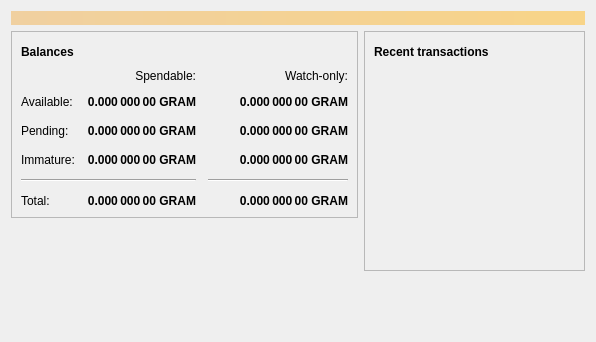
<?xml version="1.0" encoding="UTF-8"?>
<ui version="4.0">
 <class>OverviewPage</class>
 <widget class="QWidget" name="OverviewPage">
  <property name="geometry">
   <rect>
    <x>0</x>
    <y>0</y>
    <width>596</width>
    <height>342</height>
   </rect>
  </property>
  <property name="windowTitle">
   <string>Form</string>
  </property>
  <layout class="QVBoxLayout" name="topLayout">
   <item>
    <widget class="QLabel" name="labelAlerts">
     <property name="visible">
      <bool>false</bool>
     </property>
     <property name="styleSheet">
      <string notr="true">QLabel { background-color: qlineargradient(x1: 0, y1: 0, x2: 1, y2: 0, stop:0 #F0D0A0, stop:1 #F8D488); color:#000000; }</string>
     </property>
     <property name="wordWrap">
      <bool>true</bool>
     </property>
     <property name="margin">
      <number>3</number>
     </property>
     <property name="textInteractionFlags">
      <set>Qt::TextSelectableByMouse</set>
     </property>
    </widget>
   </item>
   <item>
    <layout class="QHBoxLayout" name="horizontalLayout" stretch="1,1">
     <item>
      <layout class="QVBoxLayout" name="verticalLayout_2">
       <item>
        <widget class="QFrame" name="frame">
         <property name="frameShape">
          <enum>QFrame::StyledPanel</enum>
         </property>
         <property name="frameShadow">
          <enum>QFrame::Raised</enum>
         </property>
         <layout class="QVBoxLayout" name="verticalLayout_4">
          <item>
           <layout class="QHBoxLayout" name="horizontalLayout_4">
            <item>
             <widget class="QLabel" name="label_5">
              <property name="font">
               <font>
                <weight>75</weight>
                <bold>true</bold>
               </font>
              </property>
              <property name="text">
               <string>Balances</string>
              </property>
             </widget>
            </item>
            <item>
             <widget class="QPushButton" name="labelWalletStatus">
              <property name="enabled">
               <bool>true</bool>
              </property>
              <property name="maximumSize">
               <size>
                <width>30</width>
                <height>16777215</height>
               </size>
              </property>
              <property name="toolTip">
               <string>The displayed information may be out of date. Your wallet automatically synchronizes with the GRAM network after a connection is established, but this process has not completed yet.</string>
              </property>
              <property name="text">
               <string/>
              </property>
              <property name="icon">
               <iconset resource="../gram.qrc">
                <normaloff>:/icons/warning</normaloff>
                <disabledoff>:/icons/warning</disabledoff>:/icons/warning</iconset>
              </property>
              <property name="iconSize">
               <size>
                <width>24</width>
                <height>24</height>
               </size>
              </property>
              <property name="flat">
               <bool>true</bool>
              </property>
             </widget>
            </item>
            <item>
             <spacer name="horizontalSpacer_3">
              <property name="orientation">
               <enum>Qt::Horizontal</enum>
              </property>
              <property name="sizeHint" stdset="0">
               <size>
                <width>40</width>
                <height>20</height>
               </size>
              </property>
             </spacer>
            </item>
           </layout>
          </item>
          <item>
           <layout class="QGridLayout" name="gridLayout">
            <property name="spacing">
             <number>12</number>
            </property>
            <item row="2" column="2">
             <widget class="QLabel" name="labelWatchPending">
              <property name="font">
               <font>
                <weight>75</weight>
                <bold>true</bold>
               </font>
              </property>
              <property name="cursor">
               <cursorShape>IBeamCursor</cursorShape>
              </property>
              <property name="toolTip">
               <string>Unconfirmed transactions to watch-only addresses</string>
              </property>
              <property name="text">
               <string notr="true">0.000 000 00 GRAM</string>
              </property>
              <property name="alignment">
               <set>Qt::AlignRight|Qt::AlignTrailing|Qt::AlignVCenter</set>
              </property>
              <property name="textInteractionFlags">
               <set>Qt::LinksAccessibleByMouse|Qt::TextSelectableByKeyboard|Qt::TextSelectableByMouse</set>
              </property>
             </widget>
            </item>
            <item row="2" column="1">
             <widget class="QLabel" name="labelUnconfirmed">
              <property name="font">
               <font>
                <weight>75</weight>
                <bold>true</bold>
               </font>
              </property>
              <property name="cursor">
               <cursorShape>IBeamCursor</cursorShape>
              </property>
              <property name="toolTip">
               <string>Total of transactions that have yet to be confirmed, and do not yet count toward the spendable balance</string>
              </property>
              <property name="text">
               <string notr="true">0.000 000 00 GRAM</string>
              </property>
              <property name="alignment">
               <set>Qt::AlignRight|Qt::AlignTrailing|Qt::AlignVCenter</set>
              </property>
              <property name="textInteractionFlags">
               <set>Qt::LinksAccessibleByMouse|Qt::TextSelectableByKeyboard|Qt::TextSelectableByMouse</set>
              </property>
             </widget>
            </item>
            <item row="3" column="2">
             <widget class="QLabel" name="labelWatchImmature">
              <property name="font">
               <font>
                <weight>75</weight>
                <bold>true</bold>
               </font>
              </property>
              <property name="cursor">
               <cursorShape>IBeamCursor</cursorShape>
              </property>
              <property name="toolTip">
               <string>Mined balance in watch-only addresses that has not yet matured</string>
              </property>
              <property name="text">
               <string notr="true">0.000 000 00 GRAM</string>
              </property>
              <property name="alignment">
               <set>Qt::AlignRight|Qt::AlignTrailing|Qt::AlignVCenter</set>
              </property>
              <property name="textInteractionFlags">
               <set>Qt::LinksAccessibleByMouse|Qt::TextSelectableByKeyboard|Qt::TextSelectableByMouse</set>
              </property>
             </widget>
            </item>
            <item row="4" column="0" colspan="2">
             <widget class="Line" name="line">
              <property name="orientation">
               <enum>Qt::Horizontal</enum>
              </property>
             </widget>
            </item>
            <item row="4" column="2">
             <widget class="Line" name="lineWatchBalance">
              <property name="sizePolicy">
               <sizepolicy hsizetype="Preferred" vsizetype="Fixed">
                <horstretch>0</horstretch>
                <verstretch>0</verstretch>
               </sizepolicy>
              </property>
              <property name="minimumSize">
               <size>
                <width>140</width>
                <height>0</height>
               </size>
              </property>
              <property name="orientation">
               <enum>Qt::Horizontal</enum>
              </property>
             </widget>
            </item>
            <item row="5" column="0">
             <widget class="QLabel" name="labelTotalText">
              <property name="text">
               <string>Total:</string>
              </property>
             </widget>
            </item>
            <item row="3" column="1">
             <widget class="QLabel" name="labelImmature">
              <property name="font">
               <font>
                <weight>75</weight>
                <bold>true</bold>
               </font>
              </property>
              <property name="cursor">
               <cursorShape>IBeamCursor</cursorShape>
              </property>
              <property name="toolTip">
               <string>Mined balance that has not yet matured</string>
              </property>
              <property name="text">
               <string notr="true">0.000 000 00 GRAM</string>
              </property>
              <property name="alignment">
               <set>Qt::AlignRight|Qt::AlignTrailing|Qt::AlignVCenter</set>
              </property>
              <property name="textInteractionFlags">
               <set>Qt::LinksAccessibleByMouse|Qt::TextSelectableByKeyboard|Qt::TextSelectableByMouse</set>
              </property>
             </widget>
            </item>
            <item row="2" column="3">
             <spacer name="horizontalSpacer_2">
              <property name="orientation">
               <enum>Qt::Horizontal</enum>
              </property>
              <property name="sizeHint" stdset="0">
               <size>
                <width>40</width>
                <height>20</height>
               </size>
              </property>
             </spacer>
            </item>
            <item row="3" column="0">
             <widget class="QLabel" name="labelImmatureText">
              <property name="text">
               <string>Immature:</string>
              </property>
             </widget>
            </item>
            <item row="5" column="1">
             <widget class="QLabel" name="labelTotal">
              <property name="font">
               <font>
                <weight>75</weight>
                <bold>true</bold>
               </font>
              </property>
              <property name="cursor">
               <cursorShape>IBeamCursor</cursorShape>
              </property>
              <property name="toolTip">
               <string>Your current total balance</string>
              </property>
              <property name="text">
               <string notr="true">0.000 000 00 GRAM</string>
              </property>
              <property name="alignment">
               <set>Qt::AlignRight|Qt::AlignTrailing|Qt::AlignVCenter</set>
              </property>
              <property name="textInteractionFlags">
               <set>Qt::LinksAccessibleByMouse|Qt::TextSelectableByKeyboard|Qt::TextSelectableByMouse</set>
              </property>
             </widget>
            </item>
            <item row="5" column="2">
             <widget class="QLabel" name="labelWatchTotal">
              <property name="font">
               <font>
                <weight>75</weight>
                <bold>true</bold>
               </font>
              </property>
              <property name="cursor">
               <cursorShape>IBeamCursor</cursorShape>
              </property>
              <property name="toolTip">
               <string>Current total balance in watch-only addresses</string>
              </property>
              <property name="text">
               <string notr="true">0.000 000 00 GRAM</string>
              </property>
              <property name="alignment">
               <set>Qt::AlignRight|Qt::AlignTrailing|Qt::AlignVCenter</set>
              </property>
              <property name="textInteractionFlags">
               <set>Qt::LinksAccessibleByMouse|Qt::TextSelectableByKeyboard|Qt::TextSelectableByMouse</set>
              </property>
             </widget>
            </item>
            <item row="0" column="2">
             <widget class="QLabel" name="labelWatchonly">
              <property name="text">
               <string>Watch-only:</string>
              </property>
              <property name="alignment">
               <set>Qt::AlignRight|Qt::AlignTrailing|Qt::AlignVCenter</set>
              </property>
             </widget>
            </item>
            <item row="1" column="0">
             <widget class="QLabel" name="labelBalanceText">
              <property name="text">
               <string>Available:</string>
              </property>
             </widget>
            </item>
            <item row="1" column="1">
             <widget class="QLabel" name="labelBalance">
              <property name="font">
               <font>
                <weight>75</weight>
                <bold>true</bold>
               </font>
              </property>
              <property name="cursor">
               <cursorShape>IBeamCursor</cursorShape>
              </property>
              <property name="toolTip">
               <string>Your current spendable balance</string>
              </property>
              <property name="text">
               <string notr="true">0.000 000 00 GRAM</string>
              </property>
              <property name="alignment">
               <set>Qt::AlignRight|Qt::AlignTrailing|Qt::AlignVCenter</set>
              </property>
              <property name="textInteractionFlags">
               <set>Qt::LinksAccessibleByMouse|Qt::TextSelectableByKeyboard|Qt::TextSelectableByMouse</set>
              </property>
             </widget>
            </item>
            <item row="1" column="2">
             <widget class="QLabel" name="labelWatchAvailable">
              <property name="font">
               <font>
                <weight>75</weight>
                <bold>true</bold>
               </font>
              </property>
              <property name="cursor">
               <cursorShape>IBeamCursor</cursorShape>
              </property>
              <property name="toolTip">
               <string>Your current balance in watch-only addresses</string>
              </property>
              <property name="text">
               <string notr="true">0.000 000 00 GRAM</string>
              </property>
              <property name="alignment">
               <set>Qt::AlignRight|Qt::AlignTrailing|Qt::AlignVCenter</set>
              </property>
              <property name="textInteractionFlags">
               <set>Qt::LinksAccessibleByMouse|Qt::TextSelectableByKeyboard|Qt::TextSelectableByMouse</set>
              </property>
             </widget>
            </item>
            <item row="2" column="0">
             <widget class="QLabel" name="labelPendingText">
              <property name="text">
               <string>Pending:</string>
              </property>
             </widget>
            </item>
            <item row="0" column="1">
             <widget class="QLabel" name="labelSpendable">
              <property name="text">
               <string>Spendable:</string>
              </property>
              <property name="alignment">
               <set>Qt::AlignRight|Qt::AlignTrailing|Qt::AlignVCenter</set>
              </property>
             </widget>
            </item>
           </layout>
          </item>
         </layout>
        </widget>
       </item>
       <item>
        <spacer name="verticalSpacer">
         <property name="orientation">
          <enum>Qt::Vertical</enum>
         </property>
         <property name="sizeHint" stdset="0">
          <size>
           <width>20</width>
           <height>40</height>
          </size>
         </property>
        </spacer>
       </item>
      </layout>
     </item>
     <item>
      <layout class="QVBoxLayout" name="verticalLayout_3">
       <item>
        <widget class="QFrame" name="frame_2">
         <property name="frameShape">
          <enum>QFrame::StyledPanel</enum>
         </property>
         <property name="frameShadow">
          <enum>QFrame::Raised</enum>
         </property>
         <layout class="QVBoxLayout" name="verticalLayout">
          <item>
           <layout class="QHBoxLayout" name="horizontalLayout_2">
            <item>
             <widget class="QLabel" name="label_4">
              <property name="font">
               <font>
                <weight>75</weight>
                <bold>true</bold>
               </font>
              </property>
              <property name="text">
               <string>Recent transactions</string>
              </property>
             </widget>
            </item>
            <item>
             <widget class="QPushButton" name="labelTransactionsStatus">
              <property name="enabled">
               <bool>true</bool>
              </property>
              <property name="maximumSize">
               <size>
                <width>30</width>
                <height>16777215</height>
               </size>
              </property>
              <property name="toolTip">
               <string>The displayed information may be out of date. Your wallet automatically synchronizes with the GRAM network after a connection is established, but this process has not completed yet.</string>
              </property>
              <property name="text">
               <string/>
              </property>
              <property name="icon">
               <iconset resource="../gram.qrc">
                <normaloff>:/icons/warning</normaloff>
                <disabledoff>:/icons/warning</disabledoff>:/icons/warning</iconset>
              </property>
              <property name="iconSize">
               <size>
                <width>24</width>
                <height>24</height>
               </size>
              </property>
              <property name="flat">
               <bool>true</bool>
              </property>
             </widget>
            </item>
            <item>
             <spacer name="horizontalSpacer">
              <property name="orientation">
               <enum>Qt::Horizontal</enum>
              </property>
              <property name="sizeHint" stdset="0">
               <size>
                <width>40</width>
                <height>20</height>
               </size>
              </property>
             </spacer>
            </item>
           </layout>
          </item>
          <item>
           <widget class="QListView" name="listTransactions">
            <property name="styleSheet">
             <string notr="true">QListView { background: transparent; }</string>
            </property>
            <property name="frameShape">
             <enum>QFrame::NoFrame</enum>
            </property>
            <property name="verticalScrollBarPolicy">
             <enum>Qt::ScrollBarAlwaysOff</enum>
            </property>
            <property name="horizontalScrollBarPolicy">
             <enum>Qt::ScrollBarAlwaysOff</enum>
            </property>
            <property name="selectionMode">
             <enum>QAbstractItemView::NoSelection</enum>
            </property>
           </widget>
          </item>
         </layout>
        </widget>
       </item>
       <item>
        <spacer name="verticalSpacer_2">
         <property name="orientation">
          <enum>Qt::Vertical</enum>
         </property>
         <property name="sizeHint" stdset="0">
          <size>
           <width>20</width>
           <height>40</height>
          </size>
         </property>
        </spacer>
       </item>
      </layout>
     </item>
    </layout>
   </item>
  </layout>
 </widget>
 <resources/>
 <connections/>
</ui>
